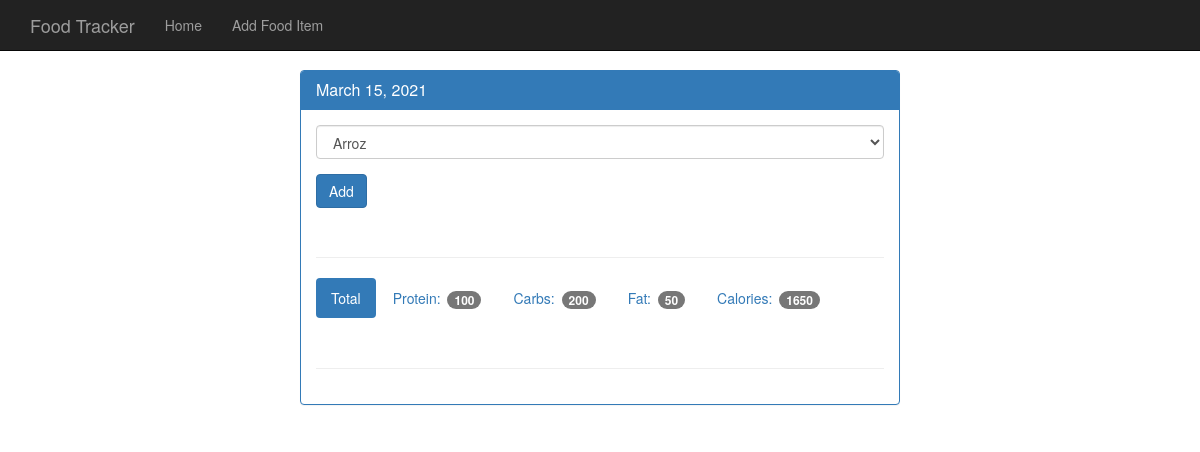
Page /day/1 on the earlier database version.
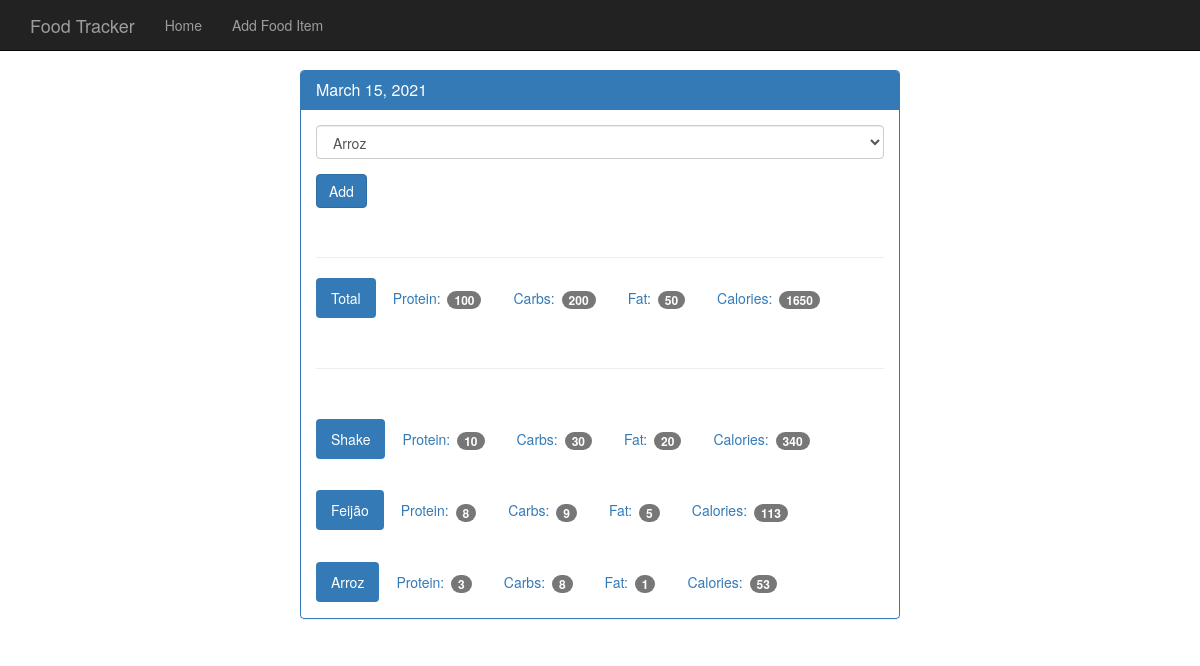
Same page on the later database version.
### tables this page shows
CREATE TABLE daily_intake (
    date_id    integer not null,
    food_id    integer not null,
    primary key (date_id, food_id)
);

CREATE TABLE foods (
    id         integer primary key autoincrement,
    name       text    not null,
    protein    integer not null,
    carbs      integer not null,
    fat        integer not null,
    calories   integer not null
);

### app.py (the view)
@app.route('/day/<date_id>', methods=['GET'])
def get_day(date_id):
    db = open_db()
    cur = db.execute(' select d.id, d.entry_date from dates d where d.id = ? ', [date_id])
    date = cur.fetchone()
    date_db = datetime.strptime(str(date['entry_date']), '%Y%m%d')
    date_ft = datetime.strftime(date_db, '%B %d, %Y')
    cur = db.execute(' select f.id, f.name from foods f order by f.name ')
    foods = cur.fetchall()
    cur = db.execute(' select i.date_id, d.entry_date, i.food_id, f.name, f.protein, f.carbs, f.fat, f.calories from daily_intake i join dates d on d.id = i.date_id join foods f on f.id = i.food_id where i.date_id = ? ', [date_id])
    intakes = cur.fetchall()
    return render_template('day.html', date_id=date_id, date_ft=date_ft, foods=foods, intakes=intakes)

### app.py (called while the page is built)
def connect_db():
    sql = sqlite3.connect('/home/mmlcasag/python/food_tracker/database/food_tracker.db')
    sql.row_factory = sqlite3.Row
    return sql

def open_db():
    if not hasattr(g, 'sqlite3_db'):
        g.sqlite3_db = connect_db()
    return g.sqlite3_db

### templates/day.html (shortened to what this page needs)
<!DOCTYPE html>
<html lang="en">
  <head>
    <link href="{{ url_for('static', filename='bootstrap.min.css') }}" rel="stylesheet">
    <link href="{{ url_for('static', filename='theme.css') }}" rel="stylesheet">
  </head>
  <body>
    <nav class="navbar navbar-inverse navbar-fixed-top">
      <div class="container">
        <div class="navbar-header">
          <a class="navbar-brand" href="#">Food Tracker</a>
        </div>
        <div id="navbar" class="navbar-collapse collapse">
          <ul class="nav navbar-nav">
            <li><a href="#">Home</a></li>
            <li><a href="#">Add Food Item</a></li>
          </ul>
        </div>
      </div>
    </nav>
    <div class="container theme-showcase col-sm-6 col-sm-offset-3" role="main">
      <div class="row">
        <div>
          <div class="panel panel-primary">
            <div class="panel-heading">
              <h3 class="panel-title">{{ date_ft }}</h3>
            </div>
            <div class="panel-body">
              <form method="POST" action="{{ url_for('post_day') }}">
                <div class="form-group">
                  <select class="form-control" name="food">
                    {% for food in foods %}
                      <option value="{{ food.id }}">{{ food.name }}</option>
                    {% endfor %}
                  </select>
                </div>
                <button type="submit" class="btn btn-primary">Add</button>
              </form>
              <div class="page-header"></div>
              <ul class="nav nav-pills" role="tablist">
                <li class="active"><a>Total</a></li>
                <li><a>Protein: <span class="badge">100</span></a></li>
                <li><a>Carbs: <span class="badge">200</span></a></li>
                <li><a>Fat: <span class="badge">50</span></a></li>
                <li><a>Calories: <span class="badge">1650</span></a></li>
              </ul>
              <div class="page-header"></div>
            </div>
            {% for intake in intakes %}
              <div class="panel-body">
                <ul class="nav nav-pills" role="tablist">
                  <li class="active"><a>{{ intake.name }}</a></li>
                  <li><a>Protein: <span class="badge">{{ intake.protein }}</span></a></li>
                  <li><a>Carbs: <span class="badge">{{ intake.carbs }}</span></a></li>
                  <li><a>Fat: <span class="badge">{{ intake.fat }}</span></a></li>
                  <li><a>Calories: <span class="badge">{{ intake.calories }}</span></a></li>
                </ul>
              </div>
            {% endfor %}
          </div>
        </div>
      </div>
    </div>
  </body>
</html>

### static/theme.css (style rules this page uses)
body { padding-top: 70px; padding-bottom: 30px; }

Differences in the rows shown:
added daily_intake: name "Shake", protein "10", carbs "30", fat "20", calories "340"
added daily_intake: name "Feijão", protein "8", carbs "9", fat "5", calories "113"
added daily_intake: name "Arroz", protein "3", carbs "8", fat "1", calories "53"
